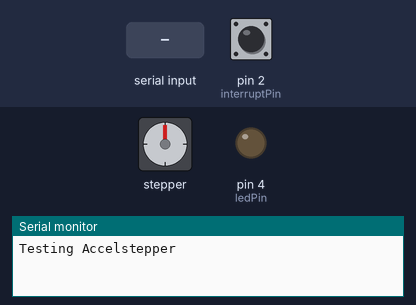
A sketch run on a simulated Arduino Uno, built with avr-gcc and run on an emulated ATmega328P. Shown: stepper motor, output pins drawn as LEDs (lit = HIGH), the last lines printed to the serial monitor. Inputs (shaded band) come from the test bench; at power-on: pin 2 (interruptPin) HIGH. Stepper angles assume 200 steps per turn.

Above: at 1.2 s.
1.3 s: "s90\n" received over Serial
At 3.3 s:
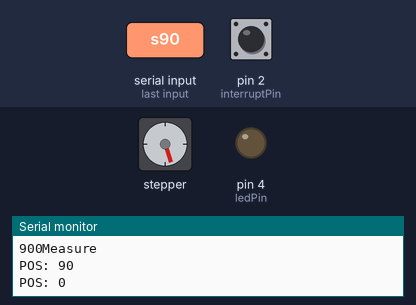
4.3 s: "h" received over Serial
At 6.0 s:
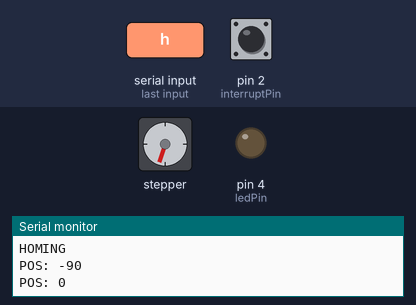
7.3 s: "o90\n" received over Serial
At 9.48 s:
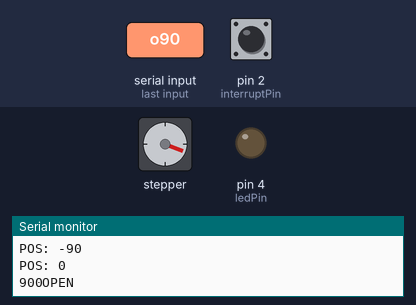
10.3 s: "c90\n" received over Serial
At 11.86 s:
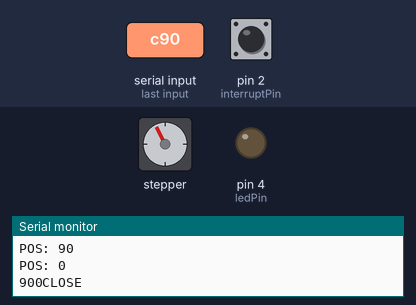
13.3 s: "s,45\n" received over Serial
At 16.1 s:
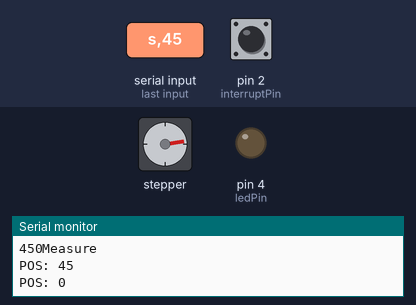
16.3 s: "c,45\n" received over Serial
At 18.8 s:
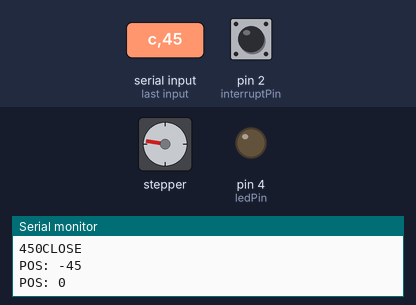
Timing chart, 0 to 20.3 s (numbered marks = the images above; inputs shaded):
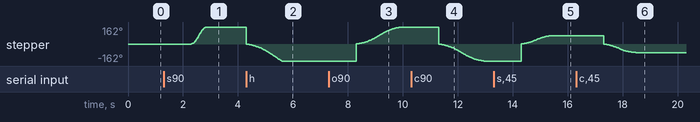

The sketch:

son_kod_test.ino
```cpp
#include <AccelStepper.h>

long receivedMMdistance = 0; //distance in mm from the computer
long receivedDelay = 0; //delay between two steps, received from the computer
long receivedAcceleration = 0; //acceleration value from computer
char receivedCommand; //character for commands
/* s = Start (CCW) // needs steps and speed values
 * o = open (CCW) // needs steps and speed values
 * c = close (CW) //needs steps and speed values
 * a = set acceleration // needs acceleration value
 * h = homing // goes back slowly to the origin. Origin should be determined manually as well as all the parameters! (speed, dir, acc...etc)
 * n = stop right now! // just the 'n' is needed
 */

bool newData, runallowed = false; // booleans for new data from serial, and runallowed flag

const byte ledPin = 4; //led status pin, just to get a visual feedback from the button
const byte interruptPin = 2; //pin for the microswitch using attachInterrupt();

// direction Digital 9 (CCW), pulses Digital 8 (CLK)
AccelStepper stepper(1, 8,9);


void setup()
{
  pinMode(interruptPin, INPUT_PULLUP); // internal pullup resistor (debouncing)
  attachInterrupt(digitalPinToInterrupt(interruptPin), stopMotor, FALLING);
  //If you choose FALLING, make sure that the switch connects the pin 2 to the GND when it is pressed.
 //You can change FALLING but make sure that you connect the switch to GND or +5V accordingly!

//LED pins, OFF by default
  pinMode(ledPin, OUTPUT);
  digitalWrite(ledPin,LOW);

  Serial.begin(9600); //define baud rate
  Serial.println("Testing Accelstepper"); //print a message

  //setting up some default values for maximum speed and maximum acceleration
  stepper.setMaxSpeed(2000); //SPEED = Steps / second
  stepper.setAcceleration(1000); //ACCELERATION = Steps /(second)^2
  stepper.disableOutputs(); //disable outputs, so the motor is not getting warm (no current)


}

void loop()
{

  checkSerial(); //check serial port for new commands

  continuousRun2(); //method to handle the motor

}


void continuousRun2() //method for the motor
{
  if (runallowed == true)
  {
    if (abs(stepper.currentPosition()) < receivedMMdistance) //abs() is needed because of the '<'
    {
      stepper.enableOutputs(); //enable pins
      stepper.run(); //step the motor (this will step the motor by 1 step at each loop)
    }
    else //program enters this part if the required distance is completed
    {

      runallowed = false; //disable running -> the program will not try to enter this if-else anymore
      stepper.disableOutputs(); // disable power
      Serial.print("POS: ");
      Serial.println(stepper.currentPosition()); // print pos -> this will show you the latest relative number of steps
      stepper.setCurrentPosition(0); //reset the position to zero
      Serial.print("POS: ");
      Serial.println(stepper.currentPosition()); // print pos -> this will show you the latest relative number of steps; we check here if it is zero for real
    }


  }
  else //program enters this part if the runallowed is FALSE, we do not do anything
  {
    return;

  }
}

void checkSerial() //method for receiving the commands
{
  //switch-case would also work, and maybe more elegant

  if (Serial.available() > 0) //if something comes
  {
    receivedCommand = Serial.read(); // this will read the command character
    newData = true; //this creates a flag
  }

  if (newData == true) //if we received something (see above)
  {
    //START - MEASURE
    if (receivedCommand == 's') //this is the measure part
    {
      //example s 2000 500 - 2000 steps (5 revolution with 400 step/rev microstepping) and 500 steps/s speed
      runallowed = true; //allow running


      receivedMMdistance = Serial.parseFloat(); //value for the steps
      receivedDelay = Serial.parseFloat(); //value for the speed

      Serial.print(receivedMMdistance); //print the values for checking
      Serial.print(receivedDelay);
      Serial.println("Measure "); //print the action
      stepper.setMaxSpeed(receivedDelay); //set speed
      stepper.move(receivedMMdistance); //set distance

    }
    //START - OPEN
    if (receivedCommand == 'o') //OPENING
    {
      //example o 2000 500 - 2000 steps (5 revolution with 400 step/rev microstepping) and 500 steps/s speed
      runallowed = true; //allow running


      receivedMMdistance = Serial.parseFloat(); //value for the steps
      receivedDelay = Serial.parseFloat(); //value for the speed

      Serial.print(receivedMMdistance); //print the values for checking
      Serial.print(receivedDelay);
      Serial.println("OPEN "); //print the action
      stepper.setMaxSpeed(receivedDelay); //set speed
      stepper.move(receivedMMdistance); //set distance

    }

    //START - CLOSE
    if (receivedCommand == 'c') //CLOSING - Rotates the motor in the opposite direction as opening
    {
      //example c 2000 500 - 2000 steps (5 revolution with 400 step/rev microstepping) and 500 steps/s speed; will rotate in the other direction
      runallowed = true; //allow running


      receivedMMdistance = Serial.parseFloat(); //value for the steps
      receivedDelay = Serial.parseFloat(); //value for the speed

      Serial.print(receivedMMdistance);  //print the values for checking
      Serial.print(receivedDelay);
      Serial.println("CLOSE "); //print action
      stepper.setMaxSpeed(receivedDelay); //set speed
      stepper.move(-1 * receivedMMdistance); ////set distance - negative value flips the direction

    }

    //STOP - STOP
    if (receivedCommand == 'n') //immediately stops the motor
    {
      runallowed = false; //disable running

      stepper.setCurrentPosition(0); // reset position
      Serial.println("STOP "); //print action
      stepper.stop(); //stop motor
      stepper.disableOutputs(); //disable power

    }

    //SET ACCELERATION
    if (receivedCommand == 'a') //Setting up a new acceleration value
    {
      runallowed = false; //we still keep running disabled, since we just update a variable

      receivedAcceleration = Serial.parseFloat(); //receive the acceleration from serial

      stepper.setAcceleration(receivedAcceleration); //update the value of the variable

      Serial.println("ACC Updated "); //confirm update by message

    }

    //HOMING
    if (receivedCommand == 'h') //homing, this movement will be interrupted via the attachInterrupt() triggered by the microswitch.
    {
      runallowed = true; //allow running

      Serial.println("HOMING"); //print action
      stepper.setAcceleration(100); //defining some low acceleration
      stepper.setMaxSpeed(100); //set speed, 100 for test purposes
      stepper.move(-1 * 20000); ////set distance - negative value flips the direction
      //distance should be larger than the length of the whole path.
      //I don't think that this is a safe way of homing. if the switch fails, the motor will keep running anyway
    }

  }
  //after we went through the above tasks, newData becomes false again, so we are ready to receive new commands again.
  newData = false;


}

void stopMotor()//function activated by the pressed microswitch
{
  //Stop motor, disable outputs; here we should also reset the numbers if there are any
  runallowed = false; //disable running

      stepper.setCurrentPosition(0); // reset position
      Serial.println("STOP "); //print action
      stepper.stop(); //stop motor
      stepper.disableOutputs(); //disable power


  Serial.println("Pressed."); //feedback towards the serial port

  //This part might not work properly.
  digitalWrite(4,HIGH); //turn on LED
  delay(2000); //wait a bit
  digitalWrite(4,LOW); //turn off the LED

}
```

Measured:
- after the input at 1.3 s, stepper: turns 162° clockwise in 0.53 s, starting after 1.0 s
- after the input at 4.3 s, stepper: turns 324° counter-clockwise in 1.3 s, starting at once
- after the input at 7.3 s, stepper: keeps turning clockwise at about 197°/s, starting after 1.0 s
- after the input at 10.3 s, stepper: keeps turning counter-clockwise at about 197°/s, starting after 1.0 s
- after the input at 13.3 s, stepper: turns 243° clockwise in 1.2 s, starting after 1.0 s
- after the input at 16.3 s, stepper: turns 162° counter-clockwise in 1.2 s, starting after 1.0 s
